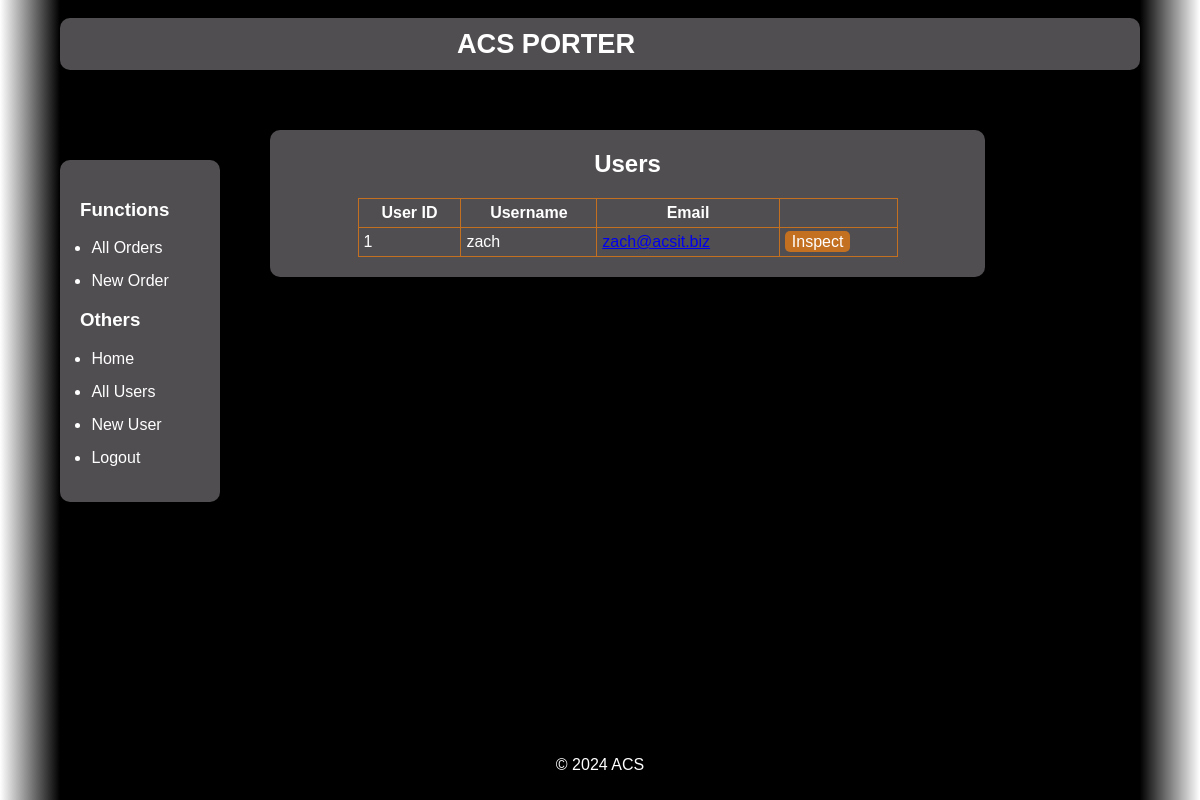
/users/all/ (signed in), run on an earlier commit of the app's database.
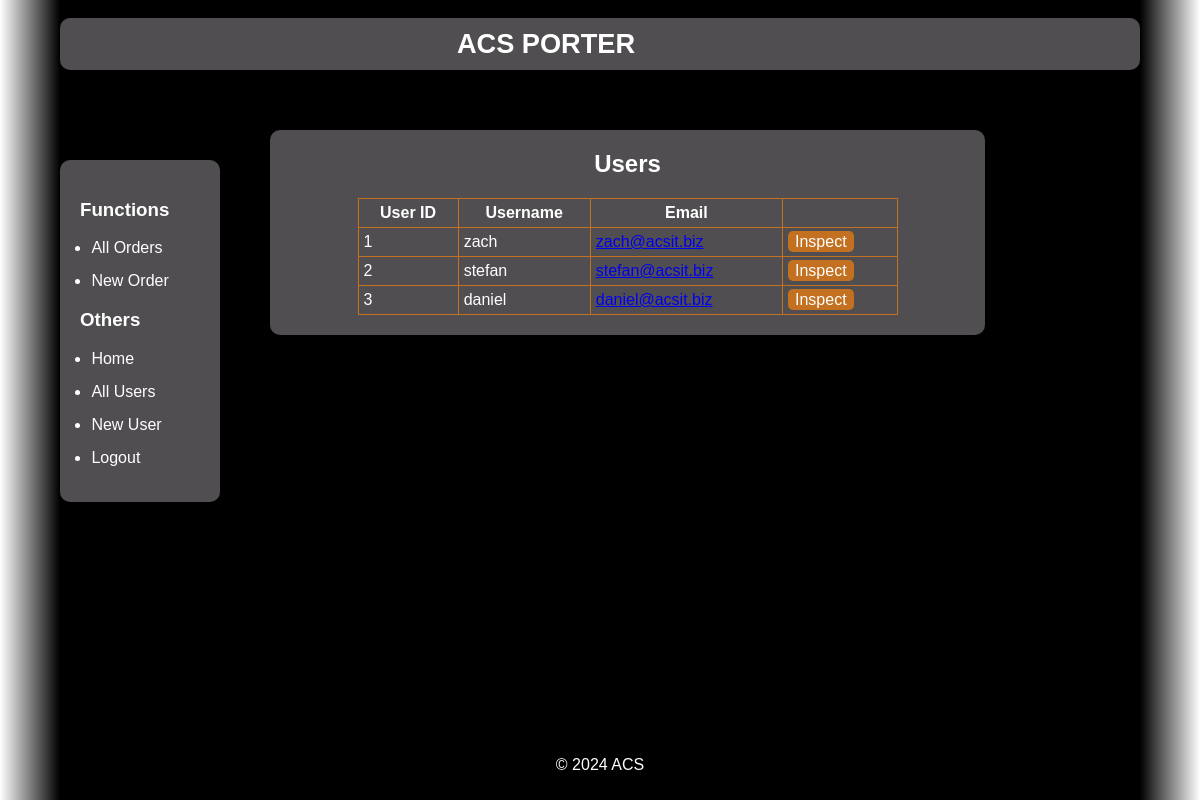
And on a later commit of the database.
### app/models.py (models this page shows, shortened)
class User(UserMixin, db.Model):
    id: so.Mapped[int] = db.Column(db.Integer, primary_key=True)
    username: so.Mapped[str] = db.Column(db.String(64), index=True, unique=True)
    email: so.Mapped[str] = db.Column(db.String(120), index=True, unique=True)
    password_hash: so.Mapped[Optional[str]] = db.Column(db.String(128))

### app/routes.py (the view)
@app.route('/users/')
@app.route('/users/all/')
@login_required
def users():
    users = db.session.scalars(sa.select(User)).all()
    return render_template('users.html', title='All Users', users=users)

### app/models.py (called while the page is built)
@login.user_loader
def load_user(id: int) -> User:
    return User.query.get(int(id))

### app/templates/users.html
{% extends "base.html" %}
{% block content %}
<div class="detailView">
    <h1>Users</h1>
    <table>
        <tr>
            <th>User ID</th>
            <th>Username</th>
            <th>Email</th>
            <th></th>
        </tr>
        {% for user in users %}
            <tr>
                <td>{{ user.id }}</td>
                <td>{{ user.username }}</td>
                <td><a href="mailto:{{ user.email }}">{{ user.email }}</a></td>
                <td><a class="inspectButton" href="{{ url_for('user', user_id=user.id) }}">Inspect</a></td>
            </tr>
        {% endfor %}
    </table>
</div>
{% endblock %}

### app/templates/base.html (shortened to what this page needs)
﻿<!DOCTYPE html>
<html>
    <head>
        <link rel="stylesheet" href="{{ url_for('static', filename='css/standard.css') }}">
    </head>
    <body>
        <header>
            <h1 class="logo">ACS Porter</h1>
        </header>
        <nav>
            <h3>Functions</h3>
            <ul class="navbar">
                <li><a href="{{ url_for('orders') }}">All Orders</a></li>
                <li><a href="{{ url_for('new_order') }}">New Order</a></li>
            </ul>
            <h3>Others</h3>
            <ul class="navbar">
                <li><a href="{{ url_for('index') }}">Home</a></li>
                <li><a href="{{ url_for('users') }}">All Users</a></li>
                <li><a href="{{ url_for('register') }}">New User</a></li>
                {% if current_user.is_authenticated %}
                    <li><a href="{{ url_for('logout') }}">Logout</a></li>
                {% else %}
                    <li><a href="{{ url_for('login') }}">Login</a></li>
                {% endif %}
            </ul>
        </nav>
        <div class="container">
        </div>
        <section class="container">
            {% block content %}{% endblock %}
        </section>
        <footer>
            <p>&copy; 2024 ACS</p>
        </footer>
    </body>
</html>

### app/static/css/standard.css (style rules this page uses)
html { background: linear-gradient(to right, white 0%, black 5%, black 95%, white 100%); }
body, h1, ul, li { margin: 0 auto; padding: 0; width: 90%; }
body { font-family: Arial, sans-serif; background-color: #000000; color: white; }
header { background-color: #514E51; padding: 10px 0; border-radius: 10px; text-align: center; }
header h1.logo { margin: 0; font-size: 1.7em; color: white; text-transform: uppercase; }
nav { position: fixed; left: 5%; top: 160px; width: 120px; background-color: #514E51; padding: 20px; border-radius: 10px; }
.navbar li { margin-bottom: 15px; }
.navbar li a { color: #ffffff; text-decoration: none; }
.container { margin-left: 140px; padding: 20px; color: white; }
.container table { width: 80%; border-collapse: collapse; margin: 0 auto; border: 1px solid #C37020; border-radius: 5px; }
.container td, th { border: 1px solid #C37020; padding: 5px; }
.inspectButton { background-color: #C37020; color: white; padding: 2px 7px; border-radius: 5px; text-decoration: none; margin: 0 auto; }
.container h1 { text-align: center; margin-bottom: 20px; }
form, .detailView { margin: 0 auto; margin-right: 15%; width: 75%; background-color: #514E51; padding: 20px; border-radius: 10px; }
footer { padding: 10px 0; border-radius: 10px; text-align: center; position: fixed; bottom: 0; width: 90%; }

What changed in the data, as far as the page shows it:
added User: id "2", username "stefan", email "stefan@acsit.biz"
added User: id "3", username "daniel", email "daniel@acsit.biz"
